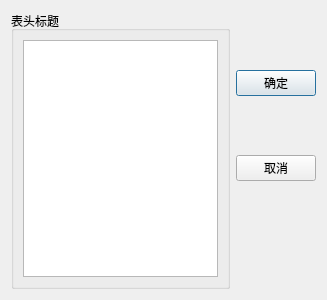
<?xml version="1.0" encoding="UTF-8"?>
<ui version="4.0">
 <class>TDialogHeader</class>
 <widget class="QDialog" name="TDialogHeader">
  <property name="geometry">
   <rect>
    <x>0</x>
    <y>0</y>
    <width>327</width>
    <height>300</height>
   </rect>
  </property>
  <property name="windowTitle">
   <string>Dialog</string>
  </property>
  <layout class="QGridLayout" name="gridLayout_2">
   <item row="0" column="0" rowspan="5">
    <widget class="QGroupBox" name="groupBox">
     <property name="title">
      <string>表头标题</string>
     </property>
     <layout class="QGridLayout" name="gridLayout">
      <item row="0" column="0">
       <widget class="QListView" name="listView"/>
      </item>
     </layout>
    </widget>
   </item>
   <item row="0" column="1">
    <spacer name="verticalSpacer">
     <property name="orientation">
      <enum>Qt::Vertical</enum>
     </property>
     <property name="sizeHint" stdset="0">
      <size>
       <width>20</width>
       <height>48</height>
      </size>
     </property>
    </spacer>
   </item>
   <item row="1" column="1">
    <widget class="QPushButton" name="btnOk">
     <property name="text">
      <string>确定</string>
     </property>
    </widget>
   </item>
   <item row="2" column="1">
    <spacer name="verticalSpacer_2">
     <property name="orientation">
      <enum>Qt::Vertical</enum>
     </property>
     <property name="sizeHint" stdset="0">
      <size>
       <width>20</width>
       <height>45</height>
      </size>
     </property>
    </spacer>
   </item>
   <item row="3" column="1">
    <widget class="QPushButton" name="btnCancel">
     <property name="text">
      <string>取消</string>
     </property>
    </widget>
   </item>
   <item row="4" column="1">
    <spacer name="verticalSpacer_3">
     <property name="orientation">
      <enum>Qt::Vertical</enum>
     </property>
     <property name="sizeHint" stdset="0">
      <size>
       <width>20</width>
       <height>108</height>
      </size>
     </property>
    </spacer>
   </item>
  </layout>
 </widget>
 <resources/>
 <connections>
  <connection>
   <sender>btnOk</sender>
   <signal>clicked()</signal>
   <receiver>TDialogHeader</receiver>
   <slot>accept()</slot>
   <hints>
    <hint type="sourcelabel">
     <x>277</x>
     <y>77</y>
    </hint>
    <hint type="destinationlabel">
     <x>163</x>
     <y>149</y>
    </hint>
   </hints>
  </connection>
  <connection>
   <sender>btnCancel</sender>
   <signal>clicked()</signal>
   <receiver>TDialogHeader</receiver>
   <slot>reject()</slot>
   <hints>
    <hint type="sourcelabel">
     <x>277</x>
     <y>161</y>
    </hint>
    <hint type="destinationlabel">
     <x>163</x>
     <y>149</y>
    </hint>
   </hints>
  </connection>
 </connections>
</ui>
